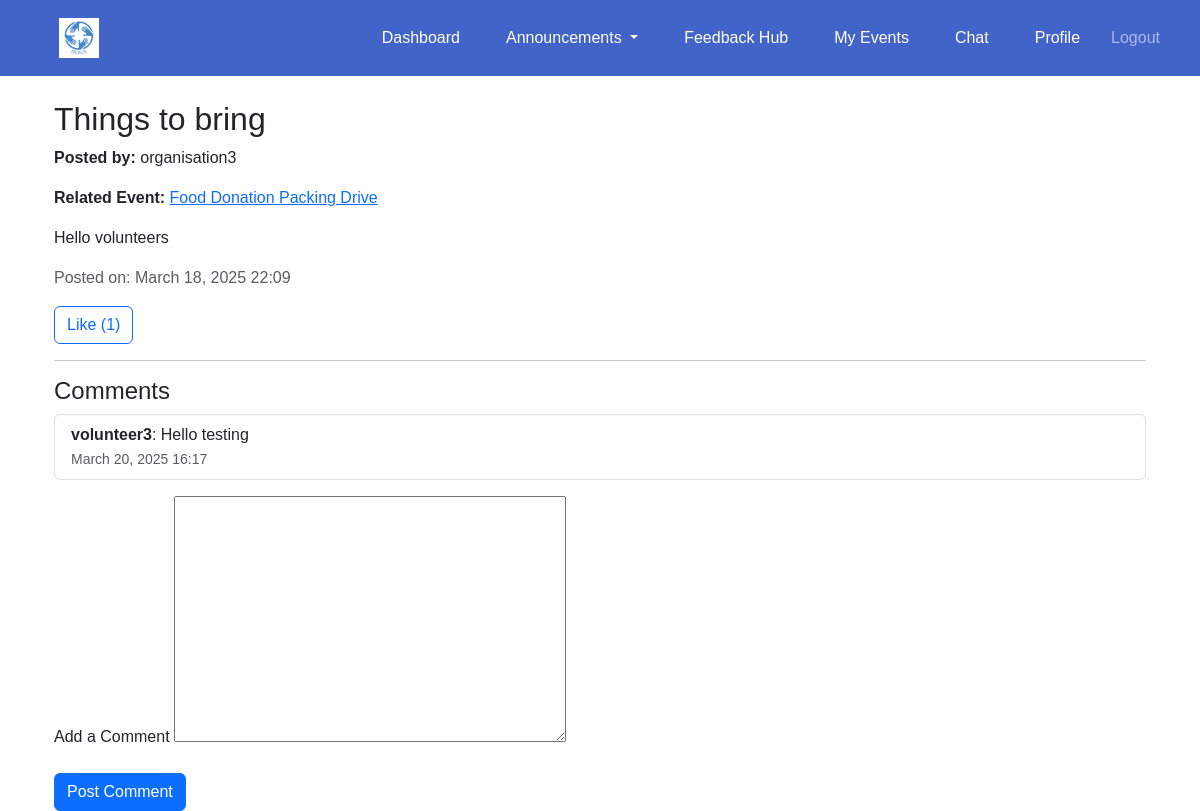
The page /announcements/1/ (signed in) on the database its author committed.
### announcements/models.py (models this page shows, shortened)
class Announcement(models.Model):
    organisation = models.ForeignKey(
        settings.AUTH_USER_MODEL, on_delete=models.CASCADE, related_name="announcements"
    )
    event = models.ForeignKey(
        Event, on_delete=models.CASCADE, related_name="announcements", blank=True, null=True
    )  # Optional: Can be linked to a specific event or be a general announcement
    title = models.CharField(max_length=255)
    content = models.TextField()
    created_at = models.DateTimeField(auto_now_add=True)

class AnnouncementComment(models.Model):
    announcement = models.ForeignKey(
        Announcement, on_delete=models.CASCADE, related_name="comments"
    )
    user = models.ForeignKey(
        settings.AUTH_USER_MODEL, on_delete=models.CASCADE
    )
    comment = models.TextField()
    created_at = models.DateTimeField(auto_now_add=True)

### accounts/models.py (models this page shows, shortened)
class CustomUser(AbstractUser):
    USER_TYPE_CHOICES = [
        ('volunteer', 'Volunteer'),
        ('organisation', 'Organisation'),
    ]
    user_type = models.CharField(max_length=20, choices=USER_TYPE_CHOICES)
    contact_number = models.CharField(max_length=10, blank= True, null=True)
    full_name = models.CharField(max_length=255, blank=True, null=True)
    personnel_name = models.CharField(max_length=255, blank=True, null=True)
    profile_picture = models.ImageField(upload_to='profile_pics/', blank=True, null=True)

### events/models.py (models this page shows, shortened)
class Event(models.Model):
    CATEGORY_CHOICES = [
        ('education', 'Education'),
        ('social development', 'Social Development'),
        ('senior citizen', 'Senior Citizen'),
    ]
    organisation = models.ForeignKey(settings.AUTH_USER_MODEL, on_delete=models.CASCADE)
    name = models.CharField(max_length=255)
    description = models.TextField()
    date = models.DateTimeField()
    start_time = models.TimeField(default=time(9, 0))  # Default: 09:00 AM
    end_time = models.TimeField(default=time(17, 0))  # Default: 05:00 PM
    location = models.CharField(max_length=255)
    volunteers_needed = models.PositiveIntegerField()
    roles_responsibilities = models.TextField()
    category = models.CharField(max_length=50, choices=CATEGORY_CHOICES, blank=False, default='Education')

### announcements/views.py (the view)
# urls.py: path("<int:announcement_id>/", views.announcement_detail, name="announcement_detail"),
@login_required
def announcement_detail(request, announcement_id):
    announcement = get_object_or_404(Announcement, id=announcement_id)
    comments = announcement.comments.all()
    comment_form = AnnouncementCommentForm()
    return render(request, "announcements/announcement_detail.html", {
        "announcement": announcement,
        "comments": comments,
        "comment_form": comment_form
    })

### announcements/forms.py
class AnnouncementCommentForm(forms.ModelForm):
    class Meta:
        model = AnnouncementComment
        fields = ['comment']

### announcements/templates/announcements/announcement_detail.html (shortened to what this page needs)
{% extends "base.html" %}
{% block content %}
<div class="container mt-4">
    <h2>{{ announcement.title }}</h2>
    <p><strong>Posted by:</strong> {{ announcement.organisation.username }}</p>
    {% if announcement.event %}
    <p><strong>Related Event:</strong> <a href="{% url 'events:event_detail' announcement.event.id %}">{{ announcement.event.name }}</a></p>
    {% endif %}
    <p class="mt-3">{{ announcement.content }}</p>
    <p class="text-muted">Posted on: {{ announcement.created_at|date:"F d, Y H:i" }}</p>
    <form action="{% url 'announcements:like_announcement' announcement.id %}" method="post">
        <button type="submit" class="btn btn-outline-primary">
            Like ({{ announcement.likes.count }})
        </button>
    </form>
    <hr>
    <h4>Comments</h4>
    <ul class="list-group mb-3">
        {% for comment in comments %}
            <li class="list-group-item">
                <strong>{{ comment.user.username }}</strong>: {{ comment.comment }}
                <br>
                <small class="text-muted">{{ comment.created_at|date:"F d, Y H:i" }}</small>
            </li>
        {% empty %}
            <li class="list-group-item">No comments yet. Be the first to comment!</li>
        {% endfor %}
    </ul>
    <form action="{% url 'announcements:add_comment' announcement.id %}" method="post">
        <div class="mb-3">
            <label for="comment" class="form-label">Add a Comment</label>
            {{ comment_form.comment }}
        </div>
        <button type="submit" class="btn btn-primary">Post Comment</button>
    </form>
</div>
{% endblock %}

### templates/base.html (style rules this page uses)
body { margin: 0; font-family: Arial, sans-serif; }

### rows shown on the page
Announcement: title "Things to bring", organisation.username "organisation3", event.name "Food Donation Packing Drive", content "Hello volunteers", created_at "March 18, 2025 22:09", likes.count "1"
AnnouncementComment: user.username "volunteer3", comment "Hello testing", created_at "March 20, 2025 16:17"
